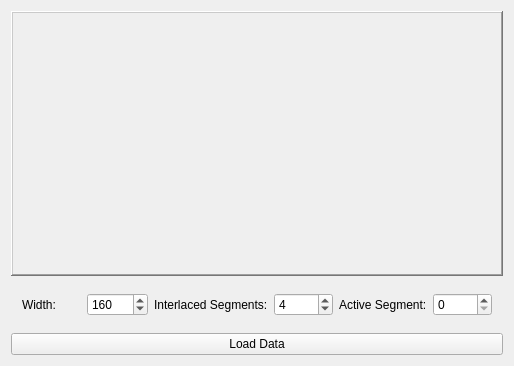
<?xml version="1.0" encoding="UTF-8"?>
<ui version="4.0">
 <class>MainWindow</class>
 <widget class="QMainWindow" name="MainWindow">
  <property name="geometry">
   <rect>
    <x>0</x>
    <y>0</y>
    <width>514</width>
    <height>366</height>
   </rect>
  </property>
  <property name="windowTitle">
   <string>Buffer Viewer</string>
  </property>
  <widget class="QWidget" name="centralWidget">
   <layout class="QGridLayout" name="gridLayout">
    <item row="1" column="0">
     <widget class="QWidget" name="options" native="true">
      <property name="sizePolicy">
       <sizepolicy hsizetype="Preferred" vsizetype="Fixed">
        <horstretch>0</horstretch>
        <verstretch>0</verstretch>
       </sizepolicy>
      </property>
      <property name="minimumSize">
       <size>
        <width>0</width>
        <height>20</height>
       </size>
      </property>
      <layout class="QHBoxLayout" name="horizontalLayout">
       <item>
        <widget class="QLabel" name="label">
         <property name="text">
          <string>Width:</string>
         </property>
        </widget>
       </item>
       <item>
        <widget class="QSpinBox" name="width">
         <property name="minimum">
          <number>1</number>
         </property>
         <property name="maximum">
          <number>10000</number>
         </property>
         <property name="value">
          <number>160</number>
         </property>
        </widget>
       </item>
       <item>
        <widget class="QLabel" name="label_2">
         <property name="text">
          <string>Interlaced Segments:</string>
         </property>
        </widget>
       </item>
       <item>
        <widget class="QSpinBox" name="interlacedSegments">
         <property name="minimum">
          <number>1</number>
         </property>
         <property name="value">
          <number>4</number>
         </property>
        </widget>
       </item>
       <item>
        <widget class="QLabel" name="label_3">
         <property name="text">
          <string>Active Segment:</string>
         </property>
        </widget>
       </item>
       <item>
        <widget class="QSpinBox" name="segment">
         <property name="maximum">
          <number>3</number>
         </property>
         <property name="value">
          <number>0</number>
         </property>
        </widget>
       </item>
      </layout>
     </widget>
    </item>
    <item row="0" column="0">
     <widget class="QLabel" name="framebuffer">
      <property name="frameShape">
       <enum>QFrame::WinPanel</enum>
      </property>
      <property name="frameShadow">
       <enum>QFrame::Raised</enum>
      </property>
      <property name="text">
       <string/>
      </property>
      <property name="alignment">
       <set>Qt::AlignCenter</set>
      </property>
     </widget>
    </item>
    <item row="2" column="0">
     <widget class="QPushButton" name="loadData">
      <property name="text">
       <string>Load Data</string>
      </property>
     </widget>
    </item>
   </layout>
  </widget>
 </widget>
 <layoutdefault spacing="6" margin="11"/>
 <resources/>
 <connections/>
</ui>
